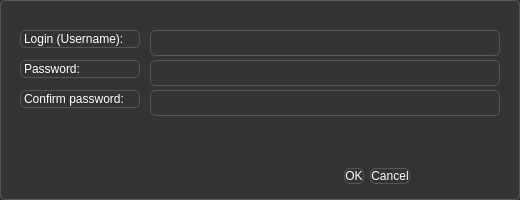
<?xml version="1.0" encoding="UTF-8"?>
<ui version="4.0">
 <class>Registration</class>
 <widget class="QDialog" name="Registration">
  <property name="geometry">
   <rect>
    <x>10</x>
    <y>10</y>
    <width>520</width>
    <height>200</height>
   </rect>
  </property>
  <property name="windowTitle">
   <string>Registration</string>
  </property>
  <property name="styleSheet">
   <string notr="true">
    background-color: #333333;
    color: #ffffff;
    border: 1px solid #555555;
    border-radius: 5px;
   </string>
  </property>
  <property name="windowIcon">
   <iconset>
    <normaloff>../icons/regIcon.webp</normaloff>../icons/regIcon.webp</iconset>
  </property>
  <widget class="QDialogButtonBox" name="buttonBox">
   <property name="geometry">
    <rect>
     <x>250</x>
     <y>160</y>
     <width>160</width>
     <height>32</height>
    </rect>
   </property>
   <property name="orientation">
    <enum>Qt::Horizontal</enum>
   </property>
   <property name="standardButtons">
    <set>QDialogButtonBox::Cancel|QDialogButtonBox::Ok</set>
   </property>
  </widget>
  <widget class="QLabel" name="label">
   <property name="geometry">
    <rect>
     <x>20</x>
     <y>30</y>
     <width>120</width>
     <height>18</height>
    </rect>
   </property>
   <property name="text">
    <string>Login (Username):</string>
   </property>
  </widget>
  <widget class="QLabel" name="label_2">
   <property name="geometry">
    <rect>
     <x>20</x>
     <y>60</y>
     <width>120</width>
     <height>18</height>
    </rect>
   </property>
   <property name="text">
    <string>Password:</string>
   </property>
  </widget>
  <widget class="QLabel" name="label_3">
   <property name="geometry">
    <rect>
     <x>20</x>
     <y>90</y>
     <width>120</width>
     <height>18</height>
    </rect>
   </property>
   <property name="text">
    <string>Confirm password:</string>
   </property>
  </widget>
  <widget class="QLineEdit" name="lineLogin">
   <property name="geometry">
    <rect>
     <x>150</x>
     <y>30</y>
     <width>350</width>
     <height>26</height>
    </rect>
   </property>
  </widget>
  <widget class="QLineEdit" name="linePass1">
   <property name="geometry">
    <rect>
     <x>150</x>
     <y>60</y>
     <width>350</width>
     <height>26</height>
    </rect>
   </property>
   <property name="echoMode">
    <enum>QLineEdit::Password</enum>
   </property>
  </widget>
  <widget class="QLineEdit" name="linePass2">
   <property name="geometry">
    <rect>
     <x>150</x>
     <y>90</y>
     <width>350</width>
     <height>26</height>
    </rect>
   </property>
   <property name="echoMode">
    <enum>QLineEdit::Password</enum>
   </property>
  </widget>
 </widget>
 <resources/>
 <connections>
  <connection>
   <sender>buttonBox</sender>
   <signal>accepted()</signal>
   <receiver>Registration</receiver>
   <slot>accept()</slot>
  </connection>
  <connection>
   <sender>buttonBox</sender>
   <signal>rejected()</signal>
   <receiver>Registration</receiver>
   <slot>reject()</slot>
  </connection>
 </connections>
</ui>
